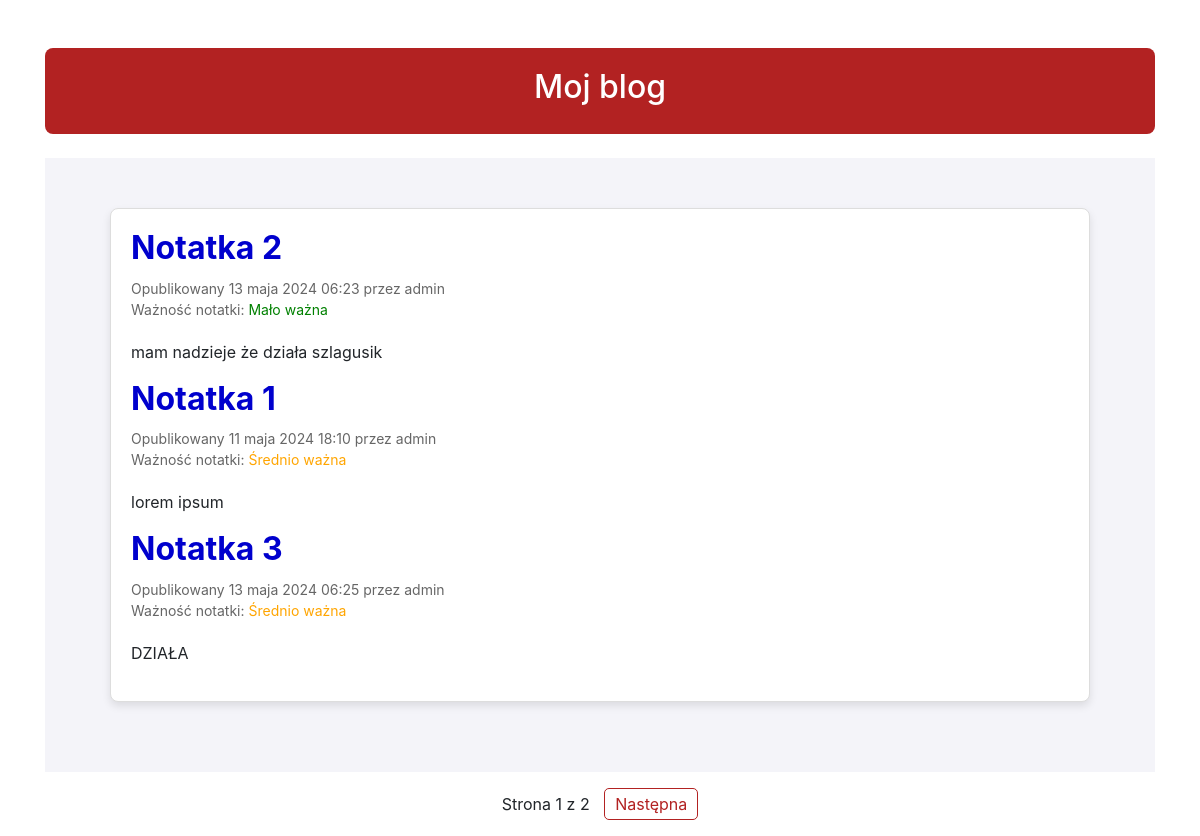
The app's page /, older data.
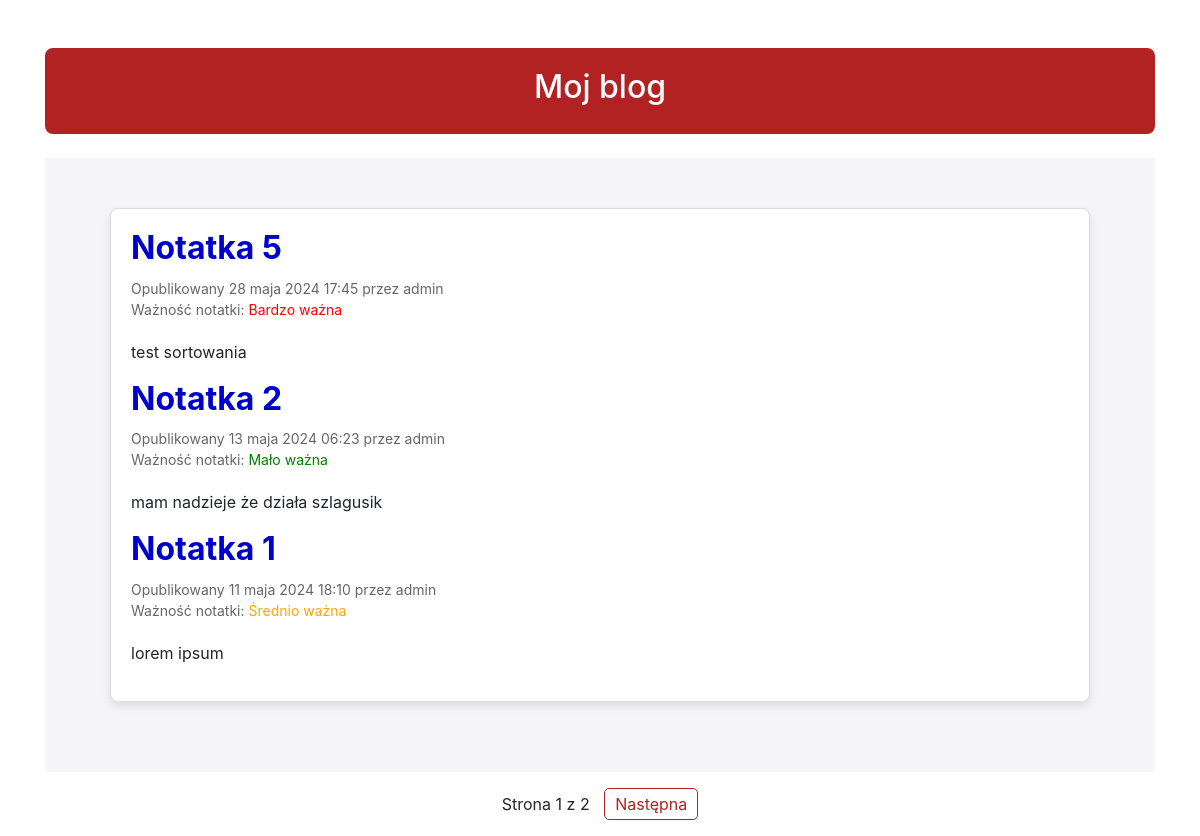
The same page, newer data.
### notatki/models.py (models this page shows, shortened)
class Note(models.Model):
    objects = models.Manager()
    published = PublishedManager()
    title = models.CharField(max_length=250)
    body = models.TextField()
    PRIORITY_CHOICES = (
        ('high', "Bardzo ważne"),
        ('medium', "Średnio ważne"),
        ('low', "Mało ważne")
    )
    priority = models.CharField(max_length=10, choices=PRIORITY_CHOICES,
                                default='medium')
    publish = models.DateTimeField(default=timezone.now)
    created = models.DateTimeField(auto_now_add=True)
    updated = models.DateTimeField(auto_now=True)
    STATUS_CHOICES = (
        ('draft', 'Draft'),
        ('published', 'Opublikowany')
    )
    status = models.CharField(max_length=10, choices=STATUS_CHOICES,
                              default='draft')
    slug = models.SlugField(max_length=250, unique_for_date='publish')
    author = models.ForeignKey(User, on_delete=models.CASCADE, related_name='blog_posts')
    class Meta:
        ordering = ('-publish',)
    def get_absolute_url(self):
        return reverse('notatki:note_detail', args=[self.publish.year,
                                                    self.publish.month,
                                                    self.publish.day,
                                                    self.slug])
    class Meta:
        ordering = ('created',)

### notatki/views.py (the view)
# urls.py: path('', views.NoteListView.as_view(), name='note_list'),
class NoteListView(ListView):
    queryset = Note.published.all().filter(priority__in=('high', 'medium', 'low')).order_by('priority')
    context_object_name = 'notes'
    paginate_by = 3
    template_name = 'notatki/post/list.html'

### notatki/templates/notatki/post/list.html (shortened to what this page needs)
{% extends "notatki/base.html" %}
{% block content %}
<div class="note-main">
    <div class="container">
        <div class="notes">
            {% for note in notes %}
            <h2><a href="{{ note.get_absolute_url }}">{{ note.title }}</a></h2>
            <p class="date">
                Opublikowany {{ note.publish }} przez {{ note.author }}<br>
                Ważność notatki:
                {% if note.priority == "low" %}
                    <span style="color: green;">Mało ważna</span>
                {% elif note.priority == "medium" %}
                    <span style="color: orange;">Średnio ważna</span>
                {% else %}
                    <span style="color: red;">Bardzo ważna</span>
                {% endif %}
            </p>
            {{ note.body|truncatewords:30|linebreaks }}
            {% endfor %}
        </div>
    </div>
</div>
{% include "notatki/pagination.html" with page=page_obj %}
{% endblock %}

### notatki/templates/notatki/base.html (shortened to what this page needs)
{% load static %}
<!DOCTYPE html>
<html lang="pl">
<head>
    <link href="{% static 'css/blog.css' %}" rel="stylesheet">
    <link href="{% static 'css/detail.css' %}" rel="stylesheet">
    <link href="https://maxcdn.bootstrapcdn.com/bootstrap/4.5.2/css/bootstrap.min.css" rel="stylesheet">
</head>
<body>
<div class ="container mt-5">
    <div class="row">
        <div class="col-12 sidebar">
         <div class="header">
            <h2>Moj blog</h2>
        </div>
    <div class="row mt-4">
        <div class="col-12" id="content">
        {% block content %}
        {% endblock %}
    </div>
    </div>
    </div>
    </div>
</div>
</body>
</html>

### notatki/templates/notatki/pagination.html (shortened to what this page needs)
<div class="pagination">
    <span class="step-links">
    <span class="current">
        Strona {{ page.number }} z {{ page.paginator.num_pages }}
    </span>
        {% if page.has_next %}
            <a href="?page={{ page.next_page_number }}">Następna</a>
        {% endif %}
    </span>
</div>

### notatki/static/css/blog.css (style rules this page uses)
.note-main { display: flex; justify-content: space-between; padding: 50px; background-color: #f0f0f0; }
.container { flex: 3; margin-right: 20px; }
.notes { background-color: #fff; border: 1px solid #ddd; border-radius: 8px; padding: 20px; margin-bottom: 20px; box-shadow: 0 4px 8px rgba(0, 0, 0, 0.1); transition: box-shadow 0.3s ease; }
.notes a { text-decoration: none; color: #0000CD; font-weight: 700; }
.notes h2 { margin-bottom: 10px; }
.pagination { display: flex; justify-content: center; align-items: center; font-size: 16px; margin: 20px 0; }
.pagination a { text-decoration: none; color: #B22222; margin-left: 10px; padding: 5px 10px; border: 1px solid #B22222; border-radius: 5px; transition: background-color 0.3s ease, color 0.3s ease; }
.header { background-color: #B22222; color: white; padding: 20px; border-radius: 8px; text-align: center; margin-bottom: 20px; }

### notatki/static/css/detail.css (style rules this page uses)
.note-main { display: flex; justify-content: center; padding: 50px; background-color: #f4f4f9; }
.container { flex: 3; margin-right: 20px; }
.date { font-size: 14px; color: #666; margin-bottom: 20px; }

Row changes from the older to the newer data that the page shows:
no longer on this page (row unchanged): Note: title "Notatka 3", publish "13 maja 2024 06:25", author "admin", priority "Średnio ważna", body "DZIAŁA"
added Note: title "Notatka 5", publish "28 maja 2024 17:45", author "admin", priority "Bardzo ważna", body "test sortowania"
